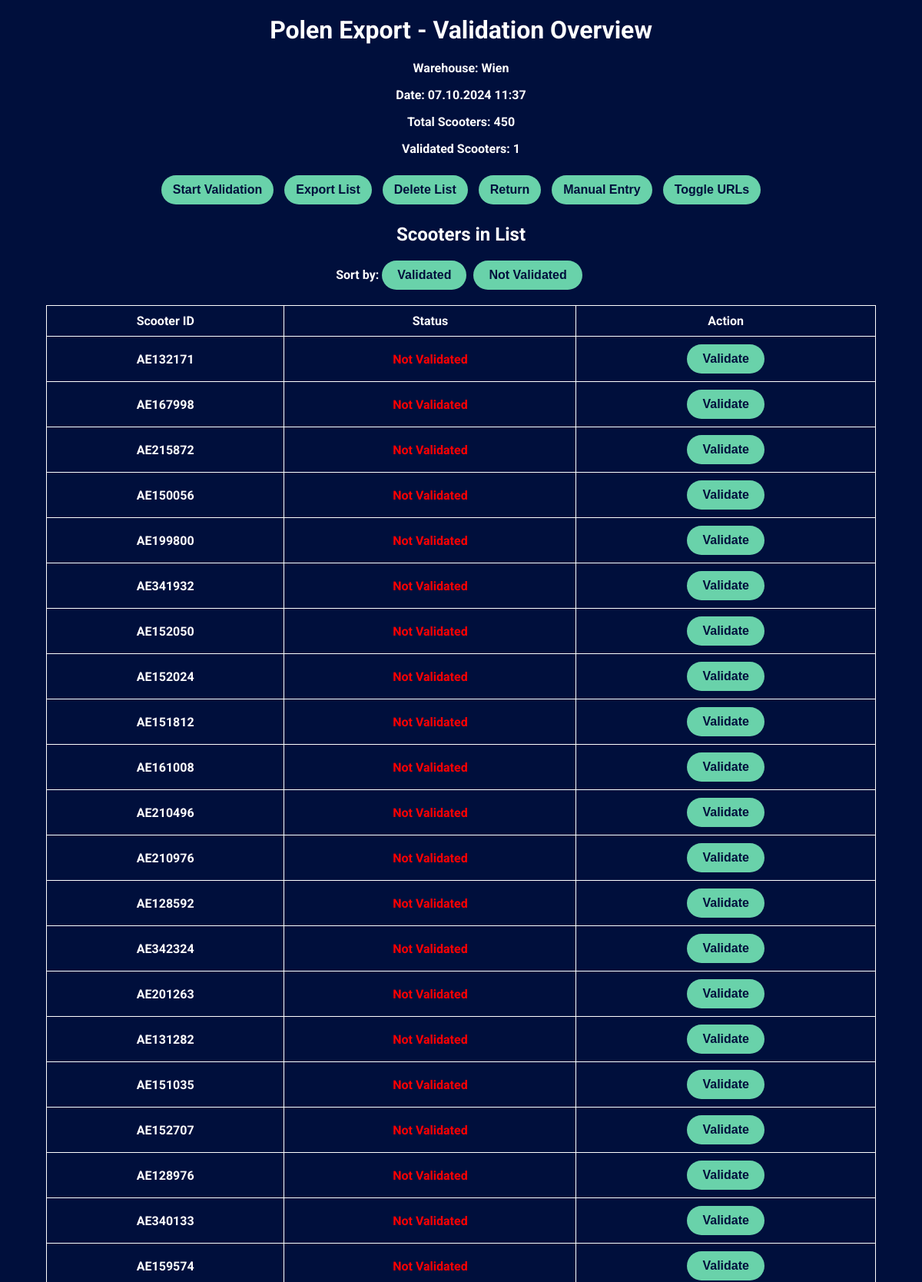
/validate_list_overview/2 (upper part), run on the app's committed database.
### app.py (models this page shows)
class List(db.Model):
    logging.debug("Defining List model.")
    id = db.Column(db.Integer, primary_key=True)
    name = db.Column(db.String(100))
    warehouse = db.Column(db.String(100))
    timestamp = db.Column(db.DateTime, default=get_local_time)
    scans = db.relationship('Scan', backref='list', lazy=True, cascade='all, delete-orphan')
    is_validated = db.Column(db.Boolean, default=False)
    validation_timestamp = db.Column(db.DateTime)
    validations = db.relationship('Validation', backref='list', lazy=True, cascade='all, delete-orphan')

class Scan(db.Model):
    logging.debug("Defining Scan model.")
    id = db.Column(db.Integer, primary_key=True)
    scooter_id = db.Column(db.String(200))
    timestamp = db.Column(db.DateTime, default=get_local_time)
    list_id = db.Column(db.Integer, db.ForeignKey('list.id'), nullable=False)

### app.py (the view)
@app.route('/validate_list_overview/<int:list_id>')
def validate_list_overview(list_id):
    logging.debug(f"Viewing validation overview for list {list_id}.")
    current_list = List.query.get(list_id)
    if current_list:
        logging.debug(f"List found: {current_list.id}")
        scans = current_list.scans
        total_scooters = len(scans)
        validations = current_list.validations
        validated_count = len(validations)
        scooters_with_status = []
        for scan in scans:
            scooter_id = scan.scooter_id
            short_id = normalize_scooter_id(scooter_id)
            is_validated = any(scooter_id_matches(val.scooter_id, scooter_id) for val in validations)
            scooters_with_status.append({
                'scooter_id': scooter_id,
                'short_id': short_id,  # IDs are displayed normalized
                'is_validated': is_validated
            })
        logging.debug(f"Total scooters: {total_scooters}, Validated scooters: {validated_count}")
        return render_template('validate_list_overview.html', list=current_list, total_scooters=total_scooters, validated_count=validated_count, scooters_with_status=scooters_with_status)
    else:
        logging.debug(f"List {list_id} not found.")
        return 'List not found', 404

### app.py (called while the page is built)
def normalize_scooter_id(scooter_id):
    logging.debug(f"Normalizing scooter ID: {scooter_id}")
    prefixes = ['https://tier.app/', 'https://qr.tier-services.io/']
    for prefix in prefixes:
        if scooter_id.startswith(prefix):
            scooter_id = scooter_id[len(prefix):]
            break
    scooter_id = scooter_id.upper()
    logging.debug(f"Normalized scooter ID: {scooter_id}")
    return scooter_id

def scooter_id_matches(scooter_id_db, scooter_id_input):
    logging.debug(f"Comparing scooter IDs: {scooter_id_db} and {scooter_id_input}")
    id_db_normalized = normalize_scooter_id(scooter_id_db)
    id_input_normalized = normalize_scooter_id(scooter_id_input)
    match = id_db_normalized == id_input_normalized
    logging.debug(f"IDs match: {match}")
    return match

### templates/validate_list_overview.html (shortened to what this page needs)
<!DOCTYPE html>
<html lang="en">
<head>
    <link rel="stylesheet" href="{{ url_for('static', filename='css/style.css') }}">
</head>
<body>
    <h1>{{ list.name }} - Validation Overview</h1>
    <p>Warehouse: {{ list.warehouse }}</p>
    <p>Date: {{ list.timestamp.strftime('%d.%m.%Y %H:%M') }}</p>
    <p>Total Scooters: {{ total_scooters }}</p>
    <p>Validated Scooters: {{ validated_count }}</p>
    <div class="buttons-container">
        <button onclick="window.location.href='/validate_scan/{{ list.id }}'">Start Validation</button>
        <button onclick="window.location.href='/export/{{ list.id }}'">Export List</button>
        <button onclick="deleteList()">Delete List</button>
        <button onclick="window.location.href='/validate_lists'">Return</button>
        <button id="manual-entry-btn">Manual Entry</button>
        <button id="toggle-urls-btn">Toggle URLs</button>
    </div>
    <div id="scooter-list-container">
        <h2>Scooters in List</h2>
        <div class="sort-buttons">
            <label>Sort by:</label>
            <button id="sort-validated-btn">Validated</button>
            <button id="sort-not-validated-btn">Not Validated</button>
        </div>
        <table id="scooter-table">
            <thead>
                <tr>
                    <th>Scooter ID</th>
                    <th>Status</th>
                    <th>Action</th>
                </tr>
            </thead>
            <tbody>
                {% for scooter in scooters_with_status %}
                <tr data-scooter-id="{{ scooter.scooter_id }}" data-status="{% if scooter.is_validated %}validated{% else %}not-validated{% endif %}">
                    <td class="scooter-id-cell" data-full-id="{{ scooter.scooter_id }}" data-short-id="{{ scooter.short_id }}">{{ scooter.short_id }}</td>
                    <td class="{% if scooter.is_validated %}validated{% else %}not-validated{% endif %}">
                        {% if scooter.is_validated %}Validated{% else %}Not Validated{% endif %}
                    </td>
                    <td>
                        {% if scooter.is_validated %}
                        <button class="unvalidate-btn" data-scooter-id="{{ scooter.scooter_id }}">Unvalidate</button>
                        {% else %}
                        <button class="validate-btn" data-scooter-id="{{ scooter.scooter_id }}">Validate</button>
                        {% endif %}
                    </td>
                </tr>
                {% endfor %}
            </tbody>
        </table>
    </div>
</body>
</html>

### static/css/style.css (style rules this page uses)
body { margin: 0; font-family: 'Roboto', sans-serif; text-align: center; background-color: #000f3c; font-weight: bold; color: white; overflow-y: auto; }
h1, h2, p, button, input, label { font-weight: bold; }
h1 { text-align: center; margin-top: 20px; }
.buttons-container { text-align: center; margin: 20px 0; }
.buttons-container button { margin: 5px; padding: 10px 15px; font-size: 16px; cursor: pointer; }
#scooter-table { width: 90%; border-collapse: collapse; margin: 20px auto; }
#scooter-table th, #scooter-table td { border: 1px solid #ffffff; padding: 10px; text-align: center; }
#scooter-table th { background-color: #000f3c; color: #fff; }
.not-validated { color: red; }
#scooter-list-container { text-align: center; }
table { margin: 0 auto; }
.sort-buttons { margin-bottom: 10px; }
.sort-buttons button { margin-right: 5px; }
button { padding: 10px 20px; font-size: 16px; background-color: #69d2aa; color: #000f3c; border: none; border-radius: 30px; cursor: pointer; font-weight: bold; }
input, label { font-weight: bold; }
h1, h2, p { color: white; }

### data on the page
List: name "Polen Export", warehouse "Wien", timestamp "07.10.2024 11:37"
Scan: short_id "AE132171"
Scan: short_id "AE167998"
Scan: short_id "AE215872"
Scan: short_id "AE150056"
Scan: short_id "AE199800"
Scan: short_id "AE341932"
Scan: short_id "AE152050"
Scan: short_id "AE152024"
Scan: short_id "AE151812"
Scan: short_id "AE161008"
Scan: short_id "AE210496"
Scan: short_id "AE210976"
Scan: short_id "AE128592"
Scan: short_id "AE342324"
Scan: short_id "AE201263"
Scan: short_id "AE131282"
Scan: short_id "AE151035"
Scan: short_id "AE152707"
Scan: short_id "AE128976"
Scan: short_id "AE340133"
Scan: short_id "AE159574"

### other printed values
{{ total_scooters }} "450"
{{ validated_count }} "1"
